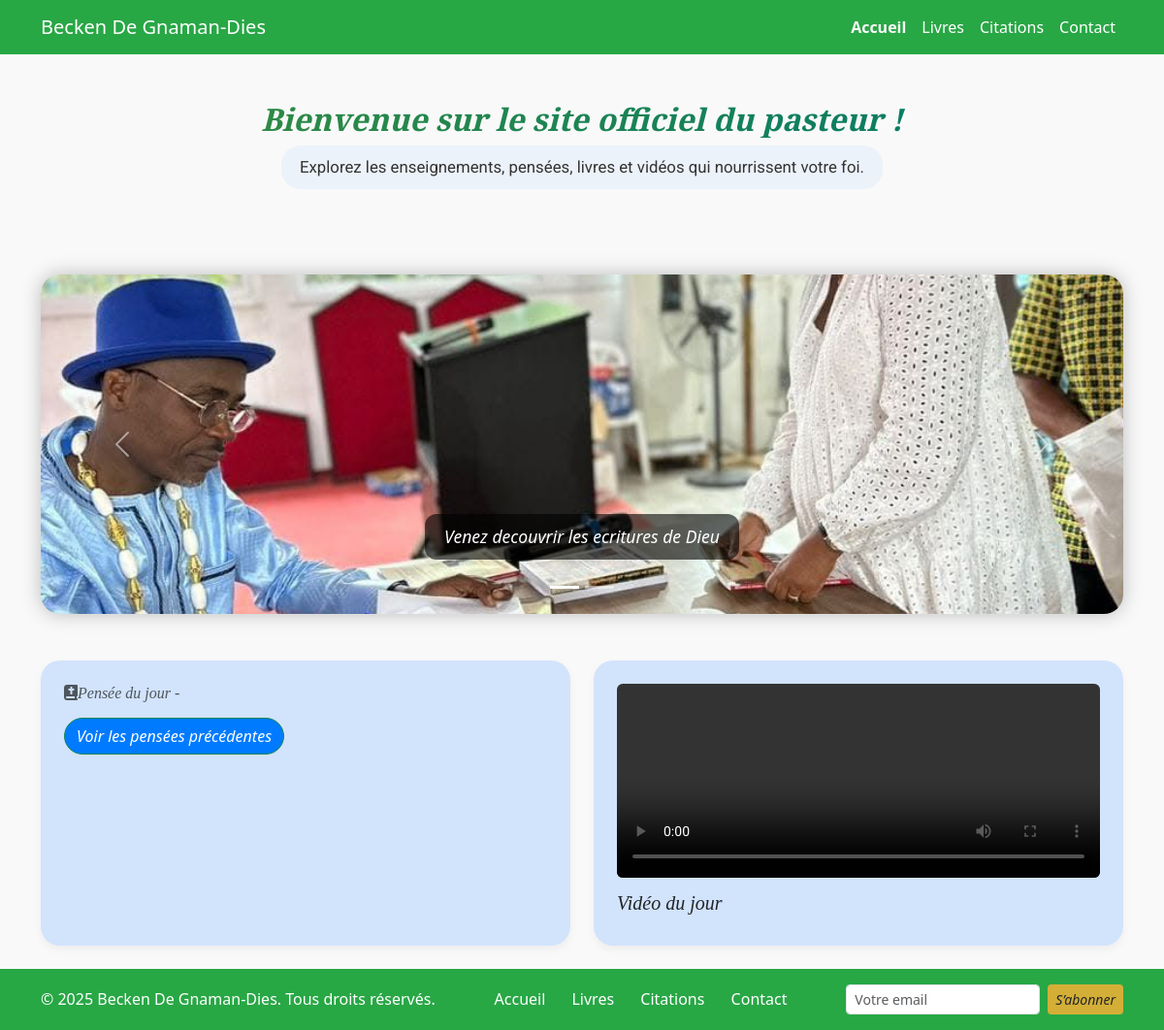
The page / on the database its author committed.
### home/models.py (models this page shows, shortened)
class CarouselImage(models.Model):
    image = models.ImageField(upload_to='carousel/')
    legende = models.CharField(max_length=255, blank=True)

### home/views.py (the view)
# urls.py: path('', views.home, name='home'),
def home(request):
    pasteur = Pasteur.objects.first()
    aujourd_hui = timezone.now().date()
    citation_du_jour = Citation.objects.filter(date=aujourd_hui).first()
    pensee = PenseeDuJour.objects.order_by('-date').first()
    images = CarouselImage.objects.all()
    return render(request, 'home.html', {
        'images': images,
        'pasteur': pasteur,
        'pensee': pensee,
        'citation_du_jour':citation_du_jour
    })

### home/templates/home.html (shortened to what this page needs)
{% load static %}
<!DOCTYPE html>
<html lang="fr">
<head>
    <link rel="stylesheet" href="{% static 'css/home.css' %}">
    <link href="https://cdn.jsdelivr.net/npm/bootstrap@5.3.3/dist/css/bootstrap.min.css" rel="stylesheet">
    <link rel="stylesheet" href="https://cdnjs.cloudflare.com/ajax/libs/font-awesome/6.5.0/css/all.min.css">
    <link rel="stylesheet" href="https://cdn.jsdelivr.net/npm/animate.css@4.1.1/animate.min.css" />
</head>
<body>
    <nav class="navbar navbar-expand-lg navbar-dark navbar-custom">
        <div class="container">
            <a class="navbar-brand" href="{% url 'home' %}">Becken De Gnaman-Dies</a>
            <div class="collapse navbar-collapse" id="navbarNav">
                <ul class="navbar-nav ms-auto">
                    <li class="nav-item"><a
                            class="nav-link {% if request.resolver_match.url_name == 'home' %}active{% endif %}"
                            href="{% url 'home' %}">Accueil</a></li>
                    <li class="nav-item"><a
                            class="nav-link {% if request.resolver_match.url_name == 'books' %}active{% endif %}"
                            href="{% url 'books' %}">Livres</a></li>
                    <li class="nav-item"><a
                            class="nav-link {% if request.resolver_match.url_name == 'citations' %}active{% endif %}"
                            href="{% url 'citations' %}">Citations</a></li>
                    <li class="nav-item"><a
                            class="nav-link {% if request.resolver_match.url_name == 'contacts' %}active{% endif %}"
                            href="{% url 'contacts' %}">Contact</a></li>
                </ul>
            </div>
        </div>
    </nav>
<section class="py-4 text-center welcome-section">
    <div class="container">
        <div class="p-4 hero-message animate-fade-in">
            <h2 class="welcome-hero-text">Bienvenue sur le site officiel du pasteur !</h2>
            <p class="welcome-subtext">
                Explorez les enseignements, pensées, livres et vidéos qui nourrissent votre foi.
            </p>
        </div>
    </div>
</section>
    <div class="container my-4">
        <div id="carouselExampleIndicators" class="carousel slide rounded-carousel" data-bs-ride="carousel">
            <div class="carousel-indicators">
                {% for i in images %}
                <button type="button" data-bs-target="#carouselExampleIndicators" data-bs-slide-to="{{ forloop.counter0 }}"
                    class="{% if forloop.first %}active{% endif %}" aria-current="true"
                    aria-label="Slide {{ forloop.counter }}"></button>
                {% endfor %}
            </div>
            <div class="carousel-inner">
                {% for image in images %}
                <div class="carousel-item {% if forloop.first %}active{% endif %}">
                    <img src="{{ image.image.url }}" class="d-block w-100" alt="Image {{ forloop.counter }}">
                    <div class="carousel-caption d-none d-md-block">
                        <p>{{ image.legende }}</p>
                    </div>
                </div>
                {% endfor %}
            </div>
            <button class="carousel-control-prev" type="button" data-bs-target="#carouselExampleIndicators"
                data-bs-slide="prev">
                <span class="carousel-control-prev-icon"></span>
            </button>
            <button class="carousel-control-next" type="button" data-bs-target="#carouselExampleIndicators"
                data-bs-slide="next">
                <span class="carousel-control-next-icon"></span>
            </button>
        </div></div>
    <section class="py-4">
        <div class="container">
            <div class="row g-4">
                <div class="col-md-6">
                    <div class="box-citation h-100">
                        <h6 class="text-muted"><i class="fas fa-bible bible-icon"></i>Pensée du jour - {{ citation_du_jour.date }}</h6>
                        <a href="{% url 'citations' %}" class="btn btn-success btn-text-black rounded-pill">Voir les
                            pensées précédentes</a>
                    </div>
                </div>
                <div class="col-md-6">
                    <div class="box-citation-video h-100">
                        {% if citation_du_jour and citation_du_jour.video %}
                        <iframe src="{{ citation_du_jour.video.url }}" class="w-100 rounded" height="200"
                            frameborder="0" allowfullscreen></iframe>
                        {% else %}
                        <video width="100%" height="200" class="rounded" controls>
                            <source src="{% static 'video/video2.mp4' %}" type="video/mp4">
                        </video>
                        {% endif %}
                        <h5 class="text mt-2">Vidéo du jour</h5>
                    </div>
                </div>
            </div>
        </div>
    </section>
    <footer class="custom-footer py-3">
        <div class="container d-flex flex-column flex-md-row justify-content-between align-items-center">
            <p class="mb-2 mb-md-0">&copy; 2025 Becken De Gnaman-Dies. Tous droits réservés.</p>
            <ul class="list-inline mb-2 mb-md-0">
                <li class="list-inline-item"><a href="{% url 'home' %}" class="text-white text-decoration-none">Accueil</a>
                </li>
                <li class="list-inline-item"><a href="{% url 'books' %}" class="text-white text-decoration-none">Livres</a>
                </li>
                <li class="list-inline-item"><a href="{% url 'citations' %}"
                        class="text-white text-decoration-none">Citations</a></li>
                <li class="list-inline-item"><a href="{% url 'contacts' %}"
                        class="text-white text-decoration-none">Contact</a></li>
            </ul>
            <form class="d-flex" style="gap: 8px;" method="POST" action="{% url 'newsletter' %}">
                <input type="email" name="email" class="form-control form-control-sm" placeholder="Votre email" required>
                <button class="btn btn-warning btn-sm text-dark">S’abonner</button>
            </form>
        </div>
    </footer>
</body>
</html>

### static/css/home.css (style rules this page uses)
body { font-family: 'Roboto', sans-serif; margin: 0; padding: 0; background-color: #f9f9f9 !important; color: #212529; transition: background-color 0.3s ease; }
h1, h2, h3, h4, h5, h6, .btn, blockquote, .citation, .contenu { font-family: 'Playfair Display', serif; font-weight: 600; font-style: italic; }
a, .btn, .card-bio, .box-citation, .navbar a { transition: all 0.3s ease-in-out; }
.navbar-custom { background-color: #28a745 !important; }
.navbar a { color: white !important; font-weight: 500; }
.nav-link.active { color: #f9f9f9 !important; font-weight: bold; }
.animate-fade-in { animation: fadeInUp 1.2s ease-out; }
.welcome-hero-text { font-family: 'Playfair Display', serif; font-size: 2rem; font-weight: 600; background: linear-gradient(90deg, #388e3c, #00796b); -webkit-background-clip: text; -webkit-text-fill-color: transparent; margin-bottom: 0.5rem; }
.welcome-subtext { background-color: rgba(0, 123, 255, 0.05); display: inline-block; padding: 0.6rem 1.2rem; border-radius: 20px; font-size: 1.05rem; color: #333; font-family: 'Roboto', sans-serif; }
.rounded-carousel { border-radius: 20px; overflow: hidden; box-shadow: 0 0 20px rgba(0, 0, 0, 0.25); }
.carousel-item img { width: 100%; height: 350px; object-fit: cover; display: block; }
.carousel-caption p { background-color: rgba(0, 0, 0, 0.6); padding: 10px 20px; border-radius: 12px; font-size: 1.1rem; font-style: italic; color: #fff; display: inline-block; }
.carousel-caption { bottom: 20px; }
.box-citation, .box-citation-video { background-color: #d2e3fc; border-radius: 20px; padding: 1.5rem; box-shadow: 0 4px 10px rgba(0, 0, 0, 0.05); width: 100%; }
.box-citation-video video { width: 100%; height: 200px; object-fit: cover; border-radius: 12px; }
.btn-dark, .btn-text-black { background: #007bff !important; color: white !important; border: none; font-weight: 600; }
.custom-footer { background-color: #28a745; color: white; }
footer ul { list-style: none; padding-left: 0; margin-bottom: 0; }
footer ul li { display: inline; margin-left: 15px; }
footer ul li:first-child { margin-left: 0; }
footer input[type="email"] { max-width: 200px; }
footer .btn-warning { background-color: #d4af37; color: white; border: none; }

### rows shown on the page
CarouselImage: image (picture), legende "Venez decouvrir les ecritures de Dieu"
